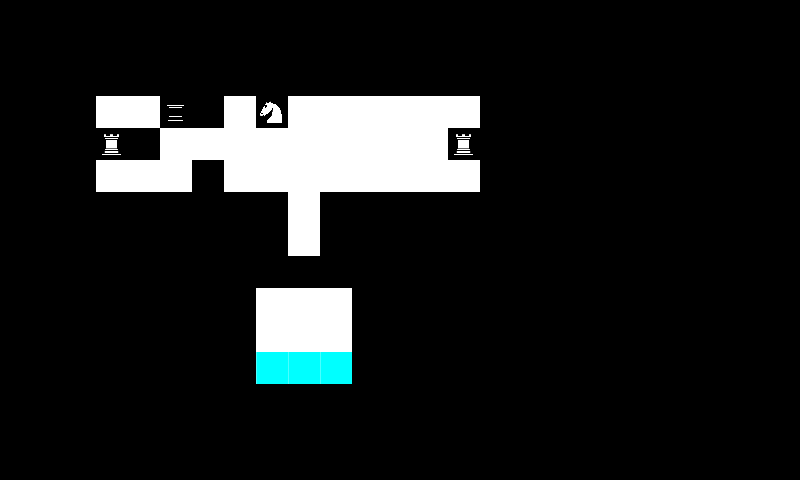

A 2D game scene composited from a Tiled map and its tileset images. What follows is a short description and the map's XML, with every tile layer's data as written:
An orthogonal 25x15 tile map with 32x32 px tiles, 1 tile layer (Map).

<map version="1.0" orientation="orthogonal" renderorder="right-down" width="25" height="15" tilewidth="32" tileheight="32" nextobjectid="14">
 <tileset firstgid="1" name="Tileset" tilewidth="32" tileheight="32" tilecount="18">
  <image source="gfx/Tileset.png" width="192" height="96" />
 </tileset>
 <layer name="Map" width="25" height="15">
  <data>
   <tile gid="0" />
   <tile gid="0" />
   <tile gid="0" />
   <tile gid="0" />
   <tile gid="0" />
   <tile gid="0" />
   <tile gid="0" />
   <tile gid="0" />
   <tile gid="0" />
   <tile gid="0" />
   <tile gid="0" />
   <tile gid="0" />
   <tile gid="0" />
   <tile gid="0" />
   <tile gid="0" />
   <tile gid="0" />
   <tile gid="0" />
   <tile gid="0" />
   <tile gid="0" />
   <tile gid="0" />
   <tile gid="0" />
   <tile gid="0" />
   <tile gid="0" />
   <tile gid="0" />
   <tile gid="0" />
   <tile gid="0" />
   <tile gid="0" />
   <tile gid="0" />
   <tile gid="0" />
   <tile gid="0" />
   <tile gid="0" />
   <tile gid="0" />
   <tile gid="0" />
   <tile gid="0" />
   <tile gid="0" />
   <tile gid="0" />
   <tile gid="0" />
   <tile gid="0" />
   <tile gid="0" />
   <tile gid="0" />
   <tile gid="0" />
   <tile gid="0" />
   <tile gid="0" />
   <tile gid="0" />
   <tile gid="0" />
   <tile gid="0" />
   <tile gid="0" />
   <tile gid="0" />
   <tile gid="0" />
   <tile gid="0" />
   <tile gid="0" />
   <tile gid="0" />
   <tile gid="0" />
   <tile gid="0" />
   <tile gid="0" />
   <tile gid="0" />
   <tile gid="0" />
   <tile gid="0" />
   <tile gid="0" />
   <tile gid="0" />
   <tile gid="0" />
   <tile gid="0" />
   <tile gid="0" />
   <tile gid="0" />
   <tile gid="0" />
   <tile gid="0" />
   <tile gid="0" />
   <tile gid="0" />
   <tile gid="0" />
   <tile gid="0" />
   <tile gid="0" />
   <tile gid="0" />
   <tile gid="0" />
   <tile gid="0" />
   <tile gid="0" />
   <tile gid="0" />
   <tile gid="0" />
   <tile gid="0" />
   <tile gid="1" />
   <tile gid="1" />
   <tile gid="17" />
   <tile gid="0" />
   <tile gid="1" />
   <tile gid="10" />
   <tile gid="1" />
   <tile gid="1" />
   <tile gid="1" />
   <tile gid="1" />
   <tile gid="1" />
   <tile gid="1" />
   <tile gid="0" />
   <tile gid="0" />
   <tile gid="0" />
   <tile gid="0" />
   <tile gid="0" />
   <tile gid="0" />
   <tile gid="0" />
   <tile gid="0" />
   <tile gid="0" />
   <tile gid="0" />
   <tile gid="0" />
   <tile gid="0" />
   <tile gid="0" />
   <tile gid="11" />
   <tile gid="0" />
   <tile gid="1" />
   <tile gid="1" />
   <tile gid="1" />
   <tile gid="1" />
   <tile gid="1" />
   <tile gid="1" />
   <tile gid="1" />
   <tile gid="1" />
   <tile gid="1" />
   <tile gid="11" />
   <tile gid="0" />
   <tile gid="0" />
   <tile gid="0" />
   <tile gid="0" />
   <tile gid="0" />
   <tile gid="0" />
   <tile gid="0" />
   <tile gid="0" />
   <tile gid="0" />
   <tile gid="0" />
   <tile gid="0" />
   <tile gid="0" />
   <tile gid="0" />
   <tile gid="1" />
   <tile gid="1" />
   <tile gid="1" />
   <tile gid="0" />
   <tile gid="1" />
   <tile gid="1" />
   <tile gid="1" />
   <tile gid="1" />
   <tile gid="1" />
   <tile gid="1" />
   <tile gid="1" />
   <tile gid="1" />
   <tile gid="0" />
   <tile gid="0" />
   <tile gid="0" />
   <tile gid="0" />
   <tile gid="0" />
   <tile gid="0" />
   <tile gid="0" />
   <tile gid="0" />
   <tile gid="0" />
   <tile gid="0" />
   <tile gid="0" />
   <tile gid="0" />
   <tile gid="0" />
   <tile gid="0" />
   <tile gid="0" />
   <tile gid="0" />
   <tile gid="0" />
   <tile gid="0" />
   <tile gid="0" />
   <tile gid="1" />
   <tile gid="0" />
   <tile gid="0" />
   <tile gid="0" />
   <tile gid="0" />
   <tile gid="0" />
   <tile gid="0" />
   <tile gid="0" />
   <tile gid="0" />
   <tile gid="0" />
   <tile gid="0" />
   <tile gid="0" />
   <tile gid="0" />
   <tile gid="0" />
   <tile gid="0" />
   <tile gid="0" />
   <tile gid="0" />
   <tile gid="0" />
   <tile gid="0" />
   <tile gid="0" />
   <tile gid="0" />
   <tile gid="0" />
   <tile gid="0" />
   <tile gid="0" />
   <tile gid="0" />
   <tile gid="1" />
   <tile gid="0" />
   <tile gid="0" />
   <tile gid="0" />
   <tile gid="0" />
   <tile gid="0" />
   <tile gid="0" />
   <tile gid="0" />
   <tile gid="0" />
   <tile gid="0" />
   <tile gid="0" />
   <tile gid="0" />
   <tile gid="0" />
   <tile gid="0" />
   <tile gid="0" />
   <tile gid="0" />
   <tile gid="0" />
   <tile gid="0" />
   <tile gid="0" />
   <tile gid="0" />
   <tile gid="0" />
   <tile gid="0" />
   <tile gid="0" />
   <tile gid="0" />
   <tile gid="18" />
   <tile gid="0" />
   <tile gid="18" />
   <tile gid="0" />
   <tile gid="0" />
   <tile gid="0" />
   <tile gid="0" />
   <tile gid="0" />
   <tile gid="0" />
   <tile gid="0" />
   <tile gid="0" />
   <tile gid="0" />
   <tile gid="0" />
   <tile gid="0" />
   <tile gid="0" />
   <tile gid="0" />
   <tile gid="0" />
   <tile gid="0" />
   <tile gid="0" />
   <tile gid="0" />
   <tile gid="0" />
   <tile gid="0" />
   <tile gid="0" />
   <tile gid="0" />
   <tile gid="0" />
   <tile gid="1" />
   <tile gid="1" />
   <tile gid="1" />
   <tile gid="0" />
   <tile gid="0" />
   <tile gid="0" />
   <tile gid="0" />
   <tile gid="0" />
   <tile gid="0" />
   <tile gid="0" />
   <tile gid="0" />
   <tile gid="0" />
   <tile gid="0" />
   <tile gid="0" />
   <tile gid="0" />
   <tile gid="0" />
   <tile gid="0" />
   <tile gid="0" />
   <tile gid="0" />
   <tile gid="0" />
   <tile gid="0" />
   <tile gid="0" />
   <tile gid="0" />
   <tile gid="0" />
   <tile gid="0" />
   <tile gid="1" />
   <tile gid="1" />
   <tile gid="1" />
   <tile gid="0" />
   <tile gid="0" />
   <tile gid="0" />
   <tile gid="0" />
   <tile gid="0" />
   <tile gid="0" />
   <tile gid="0" />
   <tile gid="0" />
   <tile gid="0" />
   <tile gid="0" />
   <tile gid="0" />
   <tile gid="0" />
   <tile gid="0" />
   <tile gid="0" />
   <tile gid="0" />
   <tile gid="0" />
   <tile gid="0" />
   <tile gid="0" />
   <tile gid="0" />
   <tile gid="0" />
   <tile gid="0" />
   <tile gid="0" />
   <tile gid="2" />
   <tile gid="2" />
   <tile gid="2" />
   <tile gid="0" />
   <tile gid="0" />
   <tile gid="0" />
   <tile gid="0" />
   <tile gid="0" />
   <tile gid="0" />
   <tile gid="0" />
   <tile gid="0" />
   <tile gid="0" />
   <tile gid="0" />
   <tile gid="0" />
   <tile gid="0" />
   <tile gid="0" />
   <tile gid="0" />
   <tile gid="0" />
   <tile gid="0" />
   <tile gid="0" />
   <tile gid="0" />
   <tile gid="0" />
   <tile gid="0" />
   <tile gid="0" />
   <tile gid="0" />
   <tile gid="0" />
   <tile gid="0" />
   <tile gid="0" />
   <tile gid="0" />
   <tile gid="0" />
   <tile gid="0" />
   <tile gid="0" />
   <tile gid="0" />
   <tile gid="0" />
   <tile gid="0" />
   <tile gid="0" />
   <tile gid="0" />
   <tile gid="0" />
   <tile gid="0" />
   <tile gid="0" />
   <tile gid="0" />
   <tile gid="0" />
   <tile gid="0" />
   <tile gid="0" />
   <tile gid="0" />
   <tile gid="0" />
   <tile gid="0" />
   <tile gid="0" />
   <tile gid="0" />
   <tile gid="0" />
   <tile gid="0" />
   <tile gid="0" />
   <tile gid="0" />
   <tile gid="0" />
   <tile gid="0" />
   <tile gid="0" />
   <tile gid="0" />
   <tile gid="0" />
   <tile gid="0" />
   <tile gid="0" />
   <tile gid="0" />
   <tile gid="0" />
   <tile gid="0" />
   <tile gid="0" />
   <tile gid="0" />
   <tile gid="0" />
   <tile gid="0" />
   <tile gid="0" />
   <tile gid="0" />
   <tile gid="0" />
   <tile gid="0" />
   <tile gid="0" />
   <tile gid="0" />
   <tile gid="0" />
   <tile gid="0" />
   <tile gid="0" />
   <tile gid="0" />
   <tile gid="0" />
   <tile gid="0" />
   <tile gid="0" />
   <tile gid="0" />
   <tile gid="0" />
   <tile gid="0" />
   <tile gid="0" />
   <tile gid="0" />
   <tile gid="0" />
   <tile gid="0" />
   <tile gid="0" />
   <tile gid="0" />
   <tile gid="0" />
   <tile gid="0" />
   <tile gid="0" />
  </data>
 </layer>
 <objectgroup name="Pieces" />
</map>